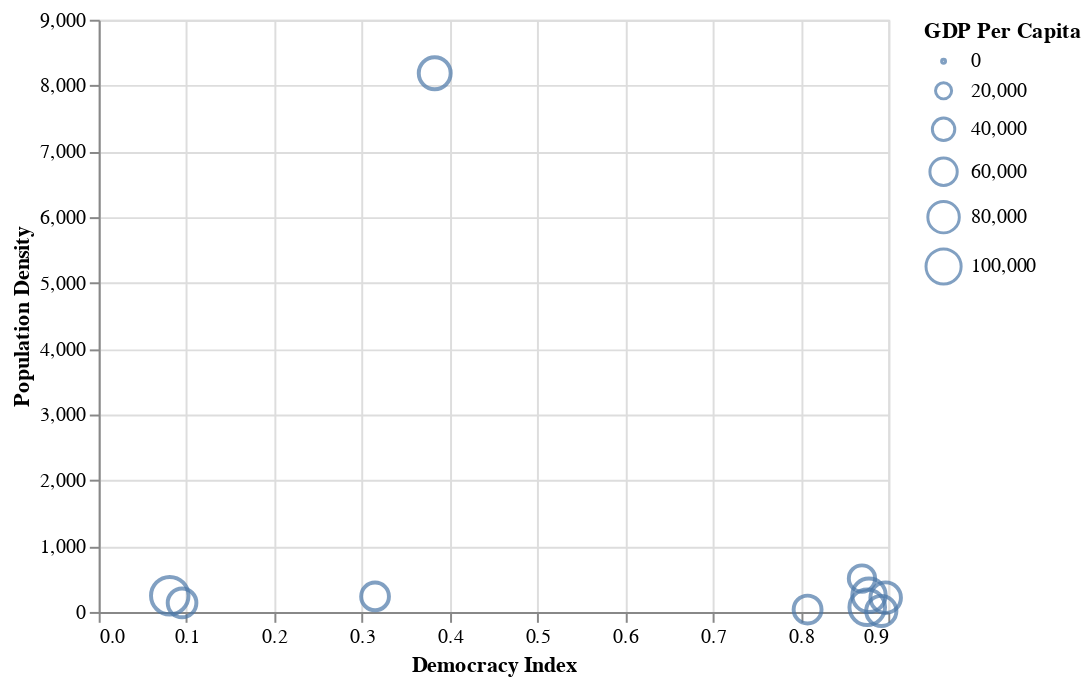

The code cell stored with this chart in its notebook:
### Code cell
alt.Chart(top).mark_point().encode(x='Democracy Index', y='Population Density',
                                   text='Entity',
                                  size='GDP Per Capita')

### Figure 1 — Vega-Lite specification as saved in the notebook (floating-point values rounded to 4 significant figures)
{"config": {"view": {"continuousWidth": 400, "continuousHeight": 300}}, "data": {"name": "data-09fe95fd4cbbf4828d6322fefaa08547"}, "mark": "point", "encoding": {"size": {"field": "GDP Per Capita", "type": "quantitative"}, "text": {"field": "Entity", "type": "nominal"}, "x": {"field": "Democracy Index", "type": "quantitative"}, "y": {"field": "Population Density", "type": "quantitative"}}, "$schema": "https://vega.github.io/schema/vega-lite/v4.17.0.json", "datasets": {"data-09fe95fd4cbbf4828d6322fefaa08547": [{"Entity": "Norway", "Year": 2019, "Democracy Index": 0.892, "GDP Per Capita": 73670.0, "Population Density": 14.73, "Population Order": 1}, {"Entity": "United States", "Year": 2019, "Democracy Index": 0.808, "GDP Per Capita": 62590.0, "Population Density": 35.97, "Population Order": 2}, {"Entity": "Ireland", "Year": 2019, "Democracy Index": 0.876, "GDP Per Capita": 102600.0, "Population Density": 70.87, "Population Order": 3}, {"Entity": "United Arab Emirates", "Year": 2019, "Democracy Index": 0.095, "GDP Per Capita": 66110.0, "Population Density": 137.6, "Population Order": 4}, {"Entity": "Switzerland", "Year": 2019, "Democracy Index": 0.897, "GDP Per Capita": 75300.0, "Population Density": 217.4, "Population Order": 5}, {"Entity": "Kuwait", "Year": 2019, "Democracy Index": 0.315, "GDP Per Capita": 62050.0, "Population Density": 236.1, "Population Order": 6}, {"Entity": "Qatar", "Year": 2019, "Democracy Index": 0.081, "GDP Per Capita": 114100.0, "Population Density": 246.5, "Population Order": 7}, {"Entity": "Luxembourg", "Year": 2019, "Democracy Index": 0.878, "GDP Per Capita": 90480.0, "Population Density": 253.4, "Population Order": 8}, {"Entity": "Netherlands", "Year": 2019, "Democracy Index": 0.87, "GDP Per Capita": 55570.0, "Population Density": 507.8, "Population Order": 9}, {"Entity": "Singapore", "Year": 2019, "Democracy Index": 0.383, "GDP Per Capita": 82340.0, "Population Density": 8187.0, "Population Order": 10}]}}
